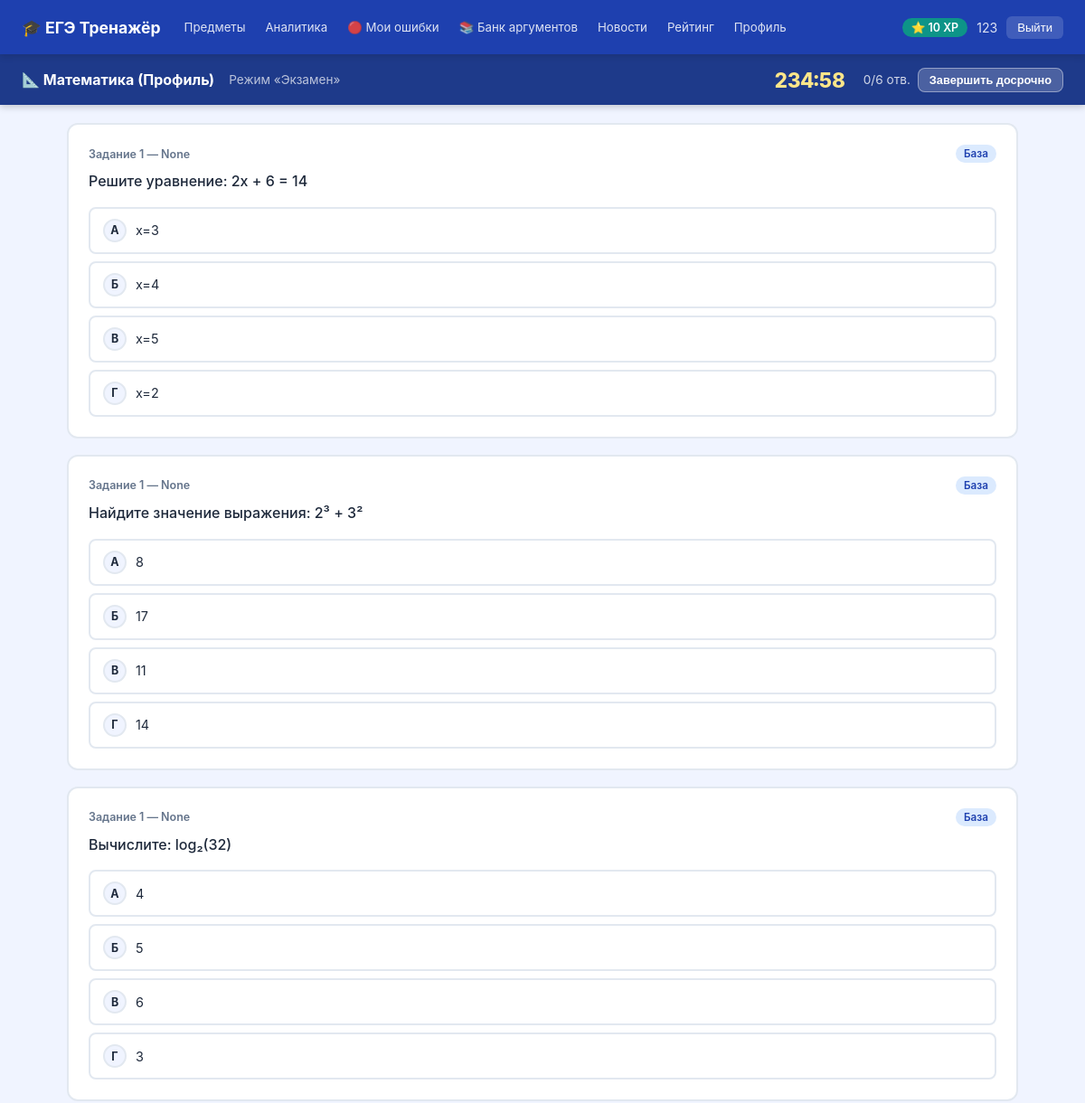
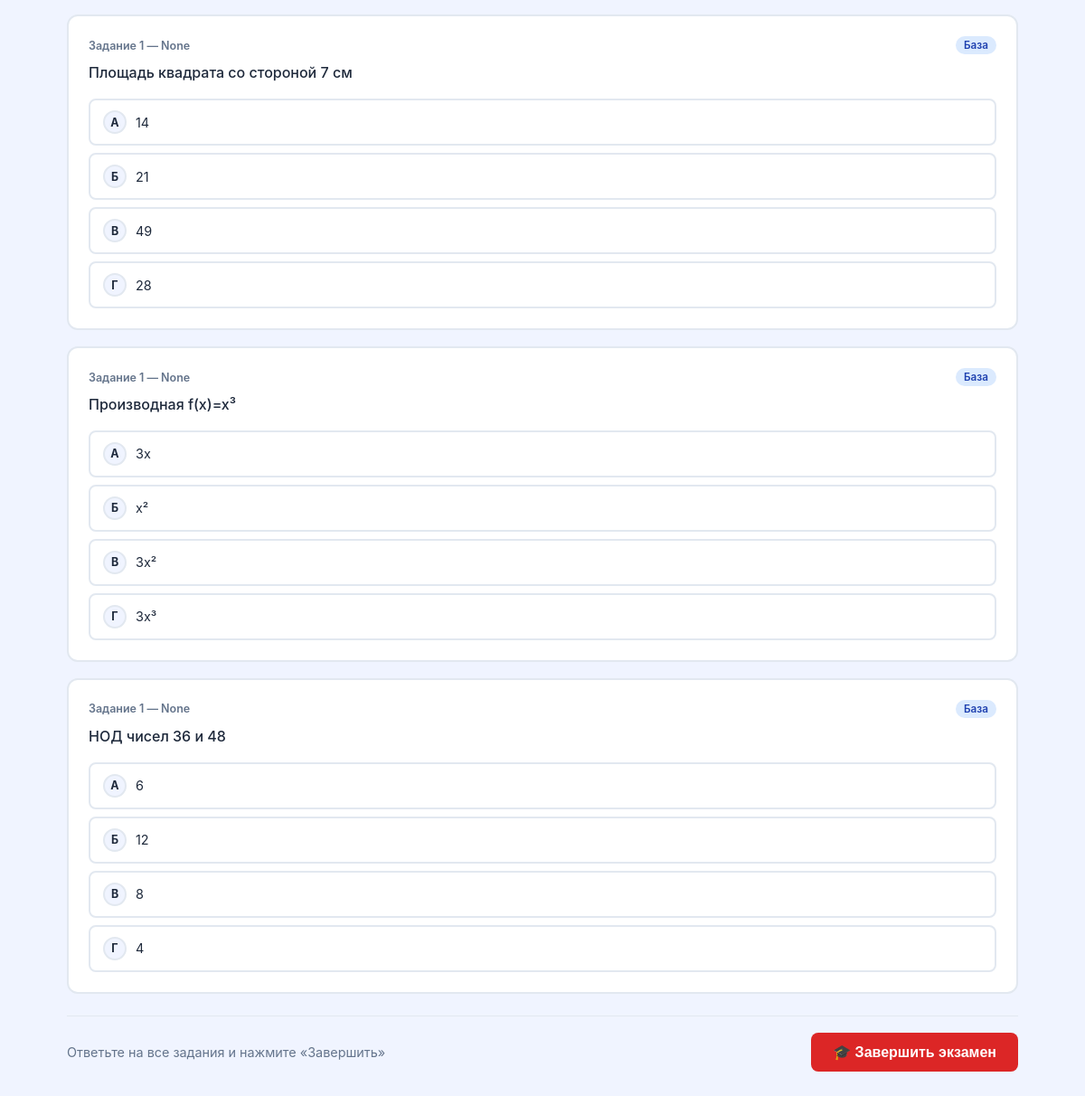
/py/subjects/math/exam/start (signed in), run on the app's committed database (2 pictures, top to bottom).
### tables this page shows
CREATE TABLE users (
            id INTEGER PRIMARY KEY AUTOINCREMENT,
            name TEXT NOT NULL,
            email TEXT UNIQUE NOT NULL,
            password_hash TEXT NOT NULL,
            xp INTEGER NOT NULL DEFAULT 0,
            tests_completed INTEGER NOT NULL DEFAULT 0,
            created_at TIMESTAMP DEFAULT CURRENT_TIMESTAMP
        );

CREATE TABLE questions (
            id INTEGER PRIMARY KEY AUTOINCREMENT,
            subject TEXT NOT NULL,
            part TEXT NOT NULL,
            text TEXT NOT NULL,
            options TEXT NOT NULL,
            correct_index INTEGER NOT NULL,
            explanation TEXT,
            created_at TIMESTAMP DEFAULT CURRENT_TIMESTAMP
        );

### app.py (the view)
@app.route('/py/subjects/<subject>/exam/start')
@login_required
def exam_start(subject):
    if subject not in SUBJECTS: return redirect('/py/')
    user=get_current_user()
    try:
        cur=get_cursor(); db=get_db()
        cur.execute('SELECT * FROM questions WHERE subject=%s ORDER BY task_number, RANDOM()',(subject,))
        all_q=cur.fetchall()
        questions=[]
        seen_tasks=set()
        for q in all_q:
            tn=q['task_number']
            if tn not in seen_tasks:
                seen_tasks.add(tn)
                qd=dict(q); qd['options_list']=json.loads(qd.get('options','[]'))
                questions.append(qd)
        if len(questions)<5:
            cur.execute('SELECT * FROM questions WHERE subject=%s ORDER BY RANDOM() LIMIT 15',(subject,))
            questions=[]
            for q in cur.fetchall():
                qd=dict(q); qd['options_list']=json.loads(qd.get('options','[]'))
                questions.append(qd)
        cur.execute('INSERT INTO exam_sessions(user_id,subject,mode,time_limit_min) VALUES(%s,%s,%s,%s) RETURNING id',
                   (user['id'],subject,'exam',EXAM_TIMES.get(subject,235)))
        sess_id=cur.fetchone()['id']; db.commit()
        time_min=EXAM_TIMES.get(subject,235)
    except: questions=[]; sess_id=0; time_min=235
    return render_template('exam.html',user=user,subj=SUBJECTS[subject],subject=subject,
                          questions=questions,time_min=time_min,sess_id=sess_id)

### app.py (called while the page is built)
def get_db():
    if 'db' not in g:
        if USE_SQLITE:
            conn = sqlite3.connect(SQLITE_PATH)
            conn.row_factory = sqlite3.Row
            g.db = conn; g.use_sqlite = True
        else:
            conn = psycopg2.connect(DATABASE_URL, cursor_factory=psycopg2.extras.RealDictCursor)
            conn.autocommit = False
            g.db = conn; g.use_sqlite = False
    return g.db

def get_cursor():
    db = get_db()
    cur = db.cursor()
    return SQLiteCursor(cur) if g.get('use_sqlite') else cur

def get_current_user():
    uid = session.get('user_id')
    if not uid: return None
    try:
        cur = get_cursor()
        cur.execute('SELECT id,name,email,xp,tests_completed FROM users WHERE id=%s',(uid,))
        return cur.fetchone()
    except: return None

def login_required(f):
    from functools import wraps
    @wraps(f)
    def decorated(*args, **kwargs):
        if not session.get('user_id'):
            return redirect('/py/login')
        return f(*args, **kwargs)
    return decorated

    def execute(self, sql, params=None):
        has_ret = bool(re.search(r'\bRETURNING\b', sql, re.IGNORECASE))
        if has_ret:
            sql = re.sub(r'\s+RETURNING\s+\w+', '', sql, flags=re.IGNORECASE)
        sql = sql.replace('%s', '?')
        self._cur.execute(sql, params or [])
        self._lastrowid = self._cur.lastrowid
        self._returning = has_ret

    def fetchone(self):
        if getattr(self, '_returning', False):
            return {'id': self._lastrowid}
        row = self._cur.fetchone()
        return dict(row) if row else None

    def fetchall(self):
        return [dict(r) for r in self._cur.fetchall()]

### templates/exam.html (shortened to what this page needs)
{% extends 'base.html' %}
{% block content %}
<div class="exam-header">
  <div class="exam-info">
    <span style="font-weight:700">{{ subj.icon }} {{ subj.title }}</span>
    <span style="color:rgba(255,255,255,0.7);font-size:0.85rem">Режим «Экзамен»</span>
  </div>
  <div class="exam-timer" id="exam-timer">{{ '%d:%02d'|format(time_min, 0) }}</div>
  <div style="display:flex;gap:8px;align-items:center">
    <span style="color:rgba(255,255,255,0.8);font-size:0.85rem"><span id="answered-exam">0</span>/{{ questions|length }} отв.</span>
    <button id="finish-exam-btn" class="btn btn-sm" style="background:rgba(255,255,255,0.2);color:white;border:1px solid rgba(255,255,255,0.4)">Завершить досрочно</button>
  </div>
</div>
<div class="container" style="padding-top:20px">
  {% if questions %}
  <div id="exam-form" data-total="{{ questions|length }}" data-subject="{{ subject }}" data-time="{{ time_min }}" data-sess="{{ sess_id }}">
    {% for q in questions %}
    <div class="quiz-question" data-qid-block="{{ q.id }}">
      <div class="question-header">
        <div class="question-number">Задание {{ q.task_number }} — {{ q.section }}</div>
        <span class="badge {% if q.difficulty == 'profile' %}badge-orange{% else %}badge-blue{% endif %}">
          {{ 'Профиль' if q.difficulty == 'profile' else 'База' }}
        </span>
      </div>
      <div class="question-text">{{ q.text }}</div>
      <div class="options">
        {% set letters = ['А','Б','В','Г'] %}
        {% for i in range(q.options_list|length) %}
        <div class="option exam-option" data-qid="{{ q.id }}" data-idx="{{ i }}">
          <div class="option-letter">{{ letters[i] }}</div>
          <div>{{ q.options_list[i] }}</div>
        </div>
        {% endfor %}
      </div>
    </div>
    {% endfor %}
    <div class="quiz-controls">
      <div style="color:var(--text-muted);font-size:0.9rem">Ответьте на все задания и нажмите «Завершить»</div>
      <button id="submit-exam" class="btn btn-primary btn-lg" style="background:var(--error)">🎓 Завершить экзамен</button>
    </div>
  </div>
  {% else %}
  <div class="empty-state"><div class="icon">📭</div><div>Вопросы не найдены</div></div>
  {% endif %}
</div>
{% endblock %}

### templates/base.html (shortened to what this page needs)
<!DOCTYPE html>
<html lang="ru">
<head>
  <link rel="stylesheet" href="/py/static/css/style.css">
</head>
<body>
{% if user %}
<nav class="navbar">
  <a href="/py/" class="navbar-brand">🎓 ЕГЭ Тренажёр</a>
  <div class="navbar-links">
    <a href="/py/">Предметы</a>
    <a href="/py/analytics">Аналитика</a>
    <a href="/py/mistakes">🔴 Мои ошибки</a>
    <a href="/py/arguments">📚 Банк аргументов</a>
    <a href="/py/news">Новости</a>
    <a href="/py/leaderboard">Рейтинг</a>
    <a href="/py/profile">Профиль</a>
  </div>
  <div class="navbar-user">
    <span class="xp-badge">⭐ {{ user.xp }} XP</span>
    <span style="color:rgba(255,255,255,0.85);font-size:0.88rem">{{ user.name }}</span>
    <a href="/py/logout"><button class="btn-logout">Выйти</button></a>
  </div>
</nav>
{% endif %}
{% block content %}{% endblock %}
</body>
</html>

### static/css/style.css (style rules this page uses)
:root { --primary: #1e40af; --primary-light: #3b82f6; --primary-dark: #1e3a8a; --secondary: #0d9488; --bg: #f0f4ff; --card: #ffffff; --text: #1e293b; --text-muted: #64748b; --border: #e2e8f0; --success: #16a34a; --error: #dc2626; --warning: #d97706; --radius: 12px; --shadow: 0 2px 16px rgba(30,64,175,0.08); --shadow-hover: 0 8px 32px rgba(30,64,175,0.15); }
* { box-sizing: border-box; margin: 0; padding: 0; }
body { font-family: -apple-system, BlinkMacSystemFont, 'Segoe UI', sans-serif; background: var(--bg); color: var(--text); min-height: 100vh; }
a { color: var(--primary); text-decoration: none; }
.navbar { background: var(--primary); color: white; padding: 0 24px; display: flex; align-items: center; height: 60px; gap: 16px; box-shadow: 0 2px 8px rgba(0,0,0,0.15); position: sticky; top: 0; z-index: 100; }
.navbar-brand { font-size: 1.1rem; font-weight: 700; color: white; display: flex; align-items: center; gap: 8px; text-decoration: none; white-space: nowrap; }
.navbar-links { display: flex; gap: 2px; flex: 1; overflow-x: auto; }
.navbar-links a { color: rgba(255,255,255,0.85); padding: 5px 10px; border-radius: 6px; font-size: 0.83rem; transition: all 0.15s; white-space: nowrap; }
.navbar-user { display: flex; align-items: center; gap: 10px; font-size: 0.85rem; flex-shrink: 0; }
.xp-badge { background: var(--secondary); color: white; padding: 3px 10px; border-radius: 20px; font-weight: 600; font-size: 0.78rem; white-space: nowrap; }
.btn-logout { background: rgba(255,255,255,0.15); color: white; border: none; padding: 5px 12px; border-radius: 6px; cursor: pointer; font-size: 0.82rem; transition: background 0.15s; }
.exam-header { background: #1e3a8a; color: white; padding: 0 24px; display: flex; align-items: center; height: 56px; gap: 20px; position: sticky; top: 60px; z-index: 90; box-shadow: 0 2px 8px rgba(0,0,0,0.2); }
.exam-info { flex: 1; display: flex; gap: 16px; align-items: center; }
.exam-timer { font-size: 1.4rem; font-weight: 800; font-variant-numeric: tabular-nums; color: #fde68a; min-width: 72px; text-align: center; }
.container { max-width: 1100px; margin: 0 auto; padding: 32px 24px; }
.btn { display: inline-flex; align-items: center; gap: 6px; padding: 9px 18px; border-radius: 8px; font-weight: 600; font-size: 0.88rem; cursor: pointer; border: none; transition: all 0.15s; text-decoration: none; }
.btn-primary { background: var(--primary); color: white; }
.btn-lg { padding: 12px 24px; font-size: 1rem; }
.btn-sm { padding: 5px 12px; font-size: 0.8rem; }
.badge { display: inline-block; padding: 3px 9px; border-radius: 20px; font-size: 0.73rem; font-weight: 600; }
.badge-blue { background: #dbeafe; color: var(--primary); }
.quiz-question { background: white; border-radius: var(--radius); padding: 22px; margin-bottom: 18px; border: 2px solid var(--border); transition: border-color 0.2s; }
.question-header { display: flex; justify-content: space-between; align-items: center; margin-bottom: 8px; gap: 8px; }
.question-number { font-size: 0.78rem; color: var(--text-muted); font-weight: 600; }
.question-text { font-size: 1rem; font-weight: 500; margin-bottom: 16px; line-height: 1.55; }
.options { display: flex; flex-direction: column; gap: 8px; }
.option { padding: 11px 14px; border-radius: 8px; border: 2px solid var(--border); cursor: pointer; transition: all 0.15s; display: flex; align-items: center; gap: 10px; background: white; font-size: 0.9rem; }
.option-letter { width: 26px; height: 26px; border-radius: 50%; background: var(--bg); display: flex; align-items: center; justify-content: center; font-weight: 700; font-size: 0.78rem; flex-shrink: 0; border: 2px solid var(--border); }
.quiz-controls { display: flex; justify-content: space-between; align-items: center; margin-top: 24px; padding-top: 18px; border-top: 1px solid var(--border); flex-wrap: wrap; gap: 12px; }

### data on the page
users: xp "10", name "123"
questions: task_number "1", section "None", difficulty "База", text "Решите уравнение: 2x + 6 = 14", letters "А" "Б" "В" "Г", options_list "x=3" "x=4" "x=5" "x=2"
questions: task_number "1", section "None", difficulty "База", text "Найдите значение выражения: 2³ + 3²", letters "А" "Б" "В" "Г", options_list "8" "17" "11" "14"
questions: task_number "1", section "None", difficulty "База", text "Вычислите: log₂(32)", letters "А" "Б" "В" "Г", options_list "4" "5" "6" "3"
questions: task_number "1", section "None", difficulty "База", text "Площадь квадрата со стороной 7 см", letters "А" "Б" "В" "Г", options_list "14" "21" "49" "28"
questions: task_number "1", section "None", difficulty "База", text "Производная f(x)=x³", letters "А" "Б" "В" "Г", options_list "3x" "x²" "3x²" "3x³"
questions: task_number "1", section "None", difficulty "База", text "НОД чисел 36 и 48", letters "А" "Б" "В" "Г", options_list "6" "12" "8" "4"

### other printed values
{{ subj.icon }} "📐"
{{ subj.title }} "Математика (Профиль)"
{{ questions|length }} "6"
